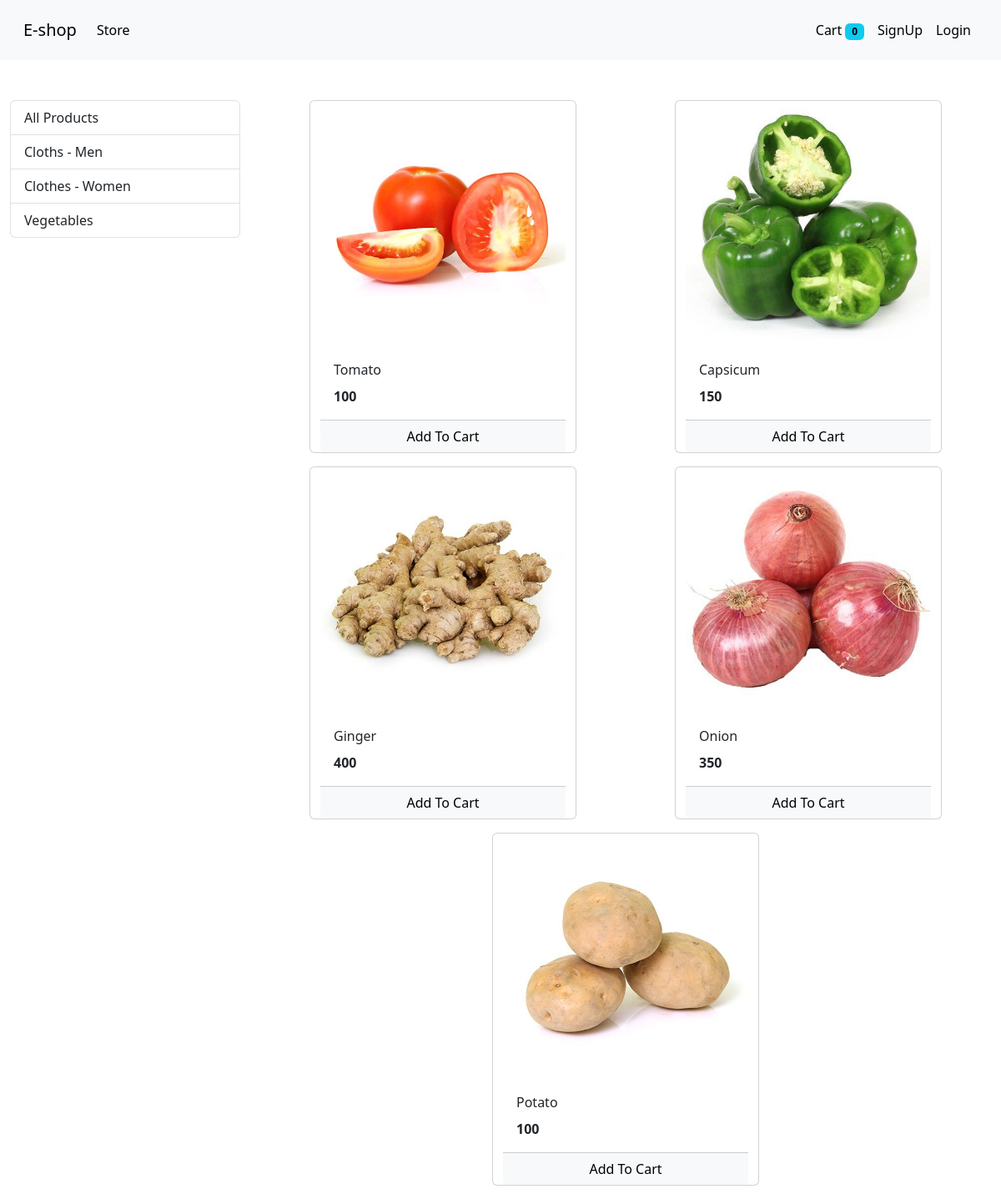
Screenshot of /?category=3 with the database file from the repository.
### store/models/category.py (models this page shows, shortened)
class Category(models.Model):
     name = models.CharField(max_length=100)
     @staticmethod
     def get_all_categories():
          return Category.objects.all()

### store/models/product.py (models this page shows, shortened)
class Product(models.Model):
     name = models.CharField(max_length=100)
     price = models.IntegerField(default=0)
     category = models.ForeignKey(Category, on_delete=models.CASCADE, default=1)
     description = models.CharField(max_length=200, default='', null=True, blank=True)
     image = models.ImageField(upload_to='uploads/products/')
     @staticmethod
     def get_all_products_by_categoryId(category_id):
          if category_id:
               return Product.objects.filter(category = category_id)
          else:
               return Product.get_all_products()

### store/views.py (the view, shortened to what this page needs)
# urls.py: path('', views.Index.as_view() , name="index"),
class Index(View):
     def get(self, request):
          cart = request.session.get('cart')
          if not cart:
               request.session['cart'] = {}
          products = None
          categories = Category.get_all_categories()
          categoryId = request.GET.get('category')
          if categoryId:
               products = Product.get_all_products_by_categoryId(categoryId)
          else:
               products = Product.get_all_products()
          context = {
               'products':products,
               'categories':categories
          }
          return render(request, 'index.html', context)

### store/templatetags/cart.py (called while the page is built)
@register.filter(name='is_in_cart')
def is_in_cart(product, cart):
     keys = cart.keys()
     for id in keys:
          if int(id) == product.id:
               return True
     return False

### store/templates/index.html (shortened to what this page needs)
{% extends 'base.html' %}
{% block content %}
{% load cart %}
<div class="container-fluid mt-5">
     <div class="row">
          <div class="col-lg-3 mx-auto">
               <div class="list-group">
                    <a href="/" class="list-group-item list-group-item-action "
                         >All Products</a>
                    {% for category in categories %}
                         <a href="/?category={{category.id}}" class="list-group-item list-group-item-action "
                         >{{category.name}}</a>
                    {% endfor %}
               </div>
          </div>
          <div id="products" class="col-lg-9 mx-auto ">
               <div class="row mx-auto">
                    {% for product in products %}
                    <div class="card mx-auto mb-3" id={{ product.id }} style="width: 20rem;">
                         <img src="/media/{{ product.image }}" class="card-img-top" alt="...">
                         <div class="card-body">
                              <p class="card-title">{{ product.name}}</p>
                              <p class="card-text"><b>{{product.price}}</b></p>
                         </div>
                         <div class="card-footer p-0 m-0 ">
                              {% if  product|is_in_cart:request.session.cart %}
                              <div class="row">
                                   <form action="/#{{ product.id }}" method="post" class="col-2 ">
                                        {% csrf_token %}
                                        <input hidden type="text" name="product" value="{{ product.id }}">
                                        <input hidden type="text" name="remove" value="True">
                                        <input type="submit" value=" - " class="btn btn-block btn-secondary">
                                   </form>
                                   <div class="text-center col">{{product|cart_count:request.session.cart}} in Cart </div>
                                   <form action="/#{{product.id}}" method="post" class="col-2">
                                        {% csrf_token %}
                                        <input hidden type="text" name="product" value="{{ product.id }}">
                                        <input type="submit" value=" + " class="btn btn-block btn-secondary">
                                   </form>
                              </div>
                              {% else %}
                              <form action="/#{{product.id}}" method="post" >
                                   <input type="submit" class="float-right btn btn-light btn-block form-control " value="Add To Cart">
                              </form>
                              {% endif %}
                         </div>
                    </div>
               {% endfor %}
          </div>
</div>
{% endblock %}

### rows the page displays
Category: name "Cloths - Men"
Category: name "Clothes - Women"
Category: name "Vegetables"
Product: {{ product.id }} 2 (drawn), image (picture), name "Tomato", price "100"
Product: image (picture), name "Capsicum", price "150"
Product: image (picture), name "Ginger", price "400"
Product: image (picture), name "Onion", price "350"
Product: image (picture), name "Potato", price "100"

### other values shown
{{ request.session.cart.keys|length }} "0"
